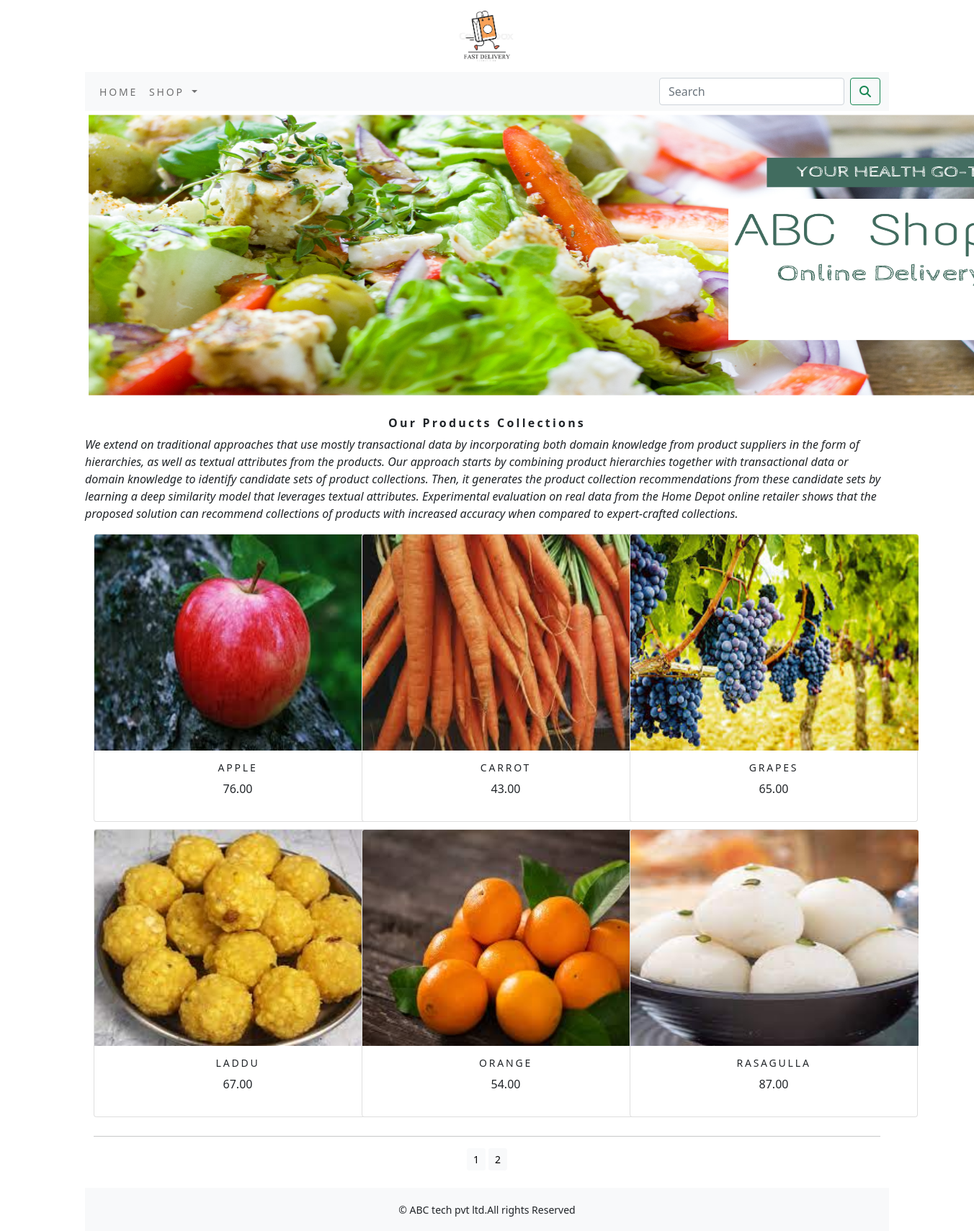
The app's page /ecommerce/ with its own data.
### ecommerceapp/models.py (models this page shows, shortened)
class Product(models.Model):
    name=models.CharField(max_length=250,unique=True)
    slug=models.SlugField(max_length=250,unique=True)
    description = models.TextField(blank=True)
    price=models.DecimalField(max_digits=10,decimal_places=2)
    category=models.ForeignKey(Category,on_delete=models.CASCADE)
    image = models.ImageField(upload_to='product', blank=True)
    stock=models.IntegerField()
    available=models.BooleanField(default=True)
    created=models.DateTimeField(auto_now_add=True)
    updated=models.DateTimeField(auto_now=True)
    def get_url(self):
       return reverse('ecommerceapp:prodCatdetail',args=[self.category.slug,self.slug])
    class Meta:
        ordering = ('name',)
        verbose_name = 'product'
        verbose_name_plural = 'products'

### ecommerceapp/views.py (the view)
# urls.py: path('',views.allProdCat,name='allProdCat'),
def allProdCat(request,c_slug=None):
    c_page=None
    products_list=None
    if c_slug!=None:
        c_page=get_object_or_404(Category,slug=c_slug)
        products_list=Product.objects.all().filter(category=c_page,available=True)
    else:
        products_list=Product.objects.all().filter(available=True)
    paginator=Paginator(products_list,6)
    try:
        page=int(request.GET.get('page','1'))
    except:
        page=1
    try:
        products=paginator.page(page)
    except (EmptyPage,InvalidPage):
        products=paginator.page(paginator.num_pages)
    return render(request,"category.html",{'category':c_page,'products':products})

### cart/context_processors.py (called while the page is built)
def counter(request):
    item_count=0
    if 'admin' in request.path:
        return {}
    else:
        try:
            cart=Cart.objects.filter(cart_id=_cart_id(request))
            cart_items=CartItem.objects.all().filter(cart=cart[:1])
            for cart_item in cart_items:
                item_count +=cart_item.quantity
        except Cart.DoesNotExist:
            item_count=0
    return dict(item_count=item_count)

### cart/views.py (called while the page is built)
def _cart_id(request):
    cart=request.session.session_key
    if not cart:
        cart=request.session.create()
    return cart

### ecommerceapp/context_processors.py (called while the page is built)
def menu_links(request):
    links=Category.objects.all()
    return dict(links=links)

### ecommerceapp/models.py (called while the page is built)
    def get_url(self):
        return reverse('ecommerceapp:product_by_category',args=[self.slug])

### templates/category.html (shortened to what this page needs)
{% extends 'base.html' %}
{% load static %}
{% block content %}
<div class="mx_auto">
    {% if category %}
         <img class="my_image" src="{{category.image.url}}" alt="{{category.name}}" style="width:1200px;height:300px;" >
</div>
    <br>
<div>
    <h1 class="text-center my_title"><b><h4>{{category.name}}</h4></b></h1>
    <p class="text-justify"><i>{{category.description}}</i></p>
</div>
{% else %}
<div>
    <img class="my_image my_image_padding" src="{% static 'img/banner.png' %}" alt="our products" style="width:1300px; height:400px;">
</div>
<br>
       <div>
          <h1 class="text-center my_title"><b>Our Products Collections</b></h1>
         <p class="text-justify"><i>We extend on traditional approaches that use mostly transactional data by incorporating both domain knowledge from product suppliers in the form of hierarchies, as well as textual attributes from the products. Our approach starts by combining product hierarchies together with transactional data or domain knowledge to identify candidate sets of product collections. Then, it generates the product collection recommendations from these candidate sets by learning a deep similarity model that leverages textual attributes. Experimental evaluation on real data from the Home Depot online retailer shows that the proposed solution can recommend collections of products with increased accuracy when compared to expert-crafted collections.</i></p>
       </div>
{% endif %}
<div class="container">
    <div class="row mx_auto">
        {% for product in products.object_list %}
        <div class="my_bottom_margin col-9 col-sm-12 col-md-4 col-lg-4 ">
            <div class="card text-center" style="width:400px;height:400px;" >
                <a href="{{product.get_url}}" ><img class="card-img-top my_image" src="{{product.image.url}}" style="width:400px;height:300px;" alt="{{product.name}}"></a>
            <div class="card-body">
                <h4>{{product.name}}</h4>
                <p>{{product.price}}</p>
            </div>
            </div>
        </div>
        {% endfor %}
    </div>
    <div class="mx-auto">
        {% if products.paginator.num_pages > 1 %}
        <hr>
        <div class="text-center">
            {% for pg in products.paginator.page_range %}
            <a href="?page={{pg}}" class=" btn btn-light btn-sm {% if products.number == pg %} active {% endif %}">{{pg}}</a>
            {% endfor %}
        </div>
        {% endif %}
    </div>
    <br>
</div>
{% endblock %}

### templates/base.html (shortened to what this page needs)
{% load static %}
<!DOCTYPE html>
<html lang="en">
<head>
    <link rel="stylesheet" href="{% static 'css/custom.css' %}">
        <link href="{% static 'css/bootstrap.min.css' %}" rel="stylesheet">
</head>
<body>
<div class="container">
{% include 'header.html' %}
{% include 'navbar.html' %}
{% block content %}
{% endblock %}
    </div>
{% include 'footer.html' %}
</body>
</html>

### templates/header.html (shortened to what this page needs)
{% load static %}
<header>
  <center>
    <img src="{% static 'img/logo1.png' %}" alt="logimage" width="100px;" height="100px;">
  </center>
</header>

### templates/navbar.html (shortened to what this page needs)
<nav class="navbar navbar-expand-lg navbar-light bg-light">
  <div class="container-fluid">
    <div class="collapse navbar-collapse" id="navbarSupportedContent">
      <ul class="navbar-nav me-auto mb-2 mb-lg-0">
        <li class="nav-item">
          <a class="nav-link" href="{% url 'ecommerceapp:allProdCat' %}">Home</a>
        </li>
        <li class="nav-item dropdown {% if 'ecommerceapp' in request.path %} active {% endif %}">
          <a class="nav-link dropdown-toggle" href="#" id="navbarDropdown" role="button" data-bs-toggle="dropdown" aria-expanded="false">
           Shop
          </a>
        </li>
      </ul>
      <form class="d-flex" action="{% url 'search_app:SearchResult' %}" method="get" >
        <input class="form-control me-2" type="search" placeholder="Search" name="q" aria-label="Search">
        <button class="btn btn-outline-success" type="submit"><i class="fa fa-search"></i></button>
      </form>
    </div>
  </div>
</nav>

### templates/footer.html
<div class="footer navbar-fixed-bottom my_footer">
    <p class="text-center">&copy; ABC tech pvt ltd.All rights Reserved</p>
</div>

### static/css/custom.css (style rules this page uses)
body { font-family: 'Roboto', sans-serif; }
.nav-item { letter-spacing : .2em; font-size : 14px; text-transform :uppercase; }
.my_footer { background-color:#f8f9fa; height:60px; }
.my_footer p { padding-top:20px; font-size:14px; }
.my_image { width:100%; height:auto; }
.my_title { font-size:16px; text_transform:uppercase; letter-spacing:.2em; }
.my_image_padding { padding:5px; }
.my_bottom_margin { margin-bottom:10px; }
.card-body h4 { font-size:14px; text-transform:uppercase; letter-spacing:.2em; }

### records on screen
Product: image (picture), name "APPLE", price "76.00"
Product: image (picture), name "CARROT", price "43.00"
Product: image (picture), name "GRAPES", price "65.00"
Product: image (picture), name "LADDU", price "67.00"
Product: image (picture), name "ORANGE", price "54.00"
Product: image (picture), name "RASAGULLA", price "87.00"

### other values on screen
{{ pg }} "1" "2"
